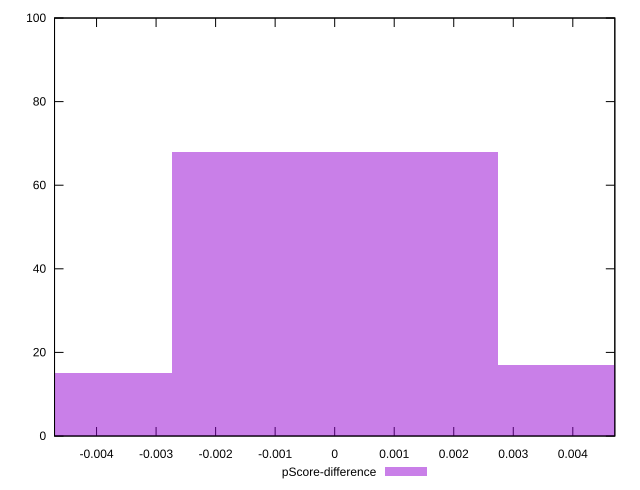

Generate this figure with gnuplot:
reset

$pScoreDifference <<EOF
0.005475457554775907 17
0 68
-0.005475457554775907 15
EOF

set key outside below
set boxwidth 0.005475457554775907
set xrange [-0.004705882352941192:0.004705882352941171]
set yrange [0:100]
set trange [0:100]
set style fill transparent solid 0.5 noborder
set terminal svg size 640, 490 enhanced background rgb 'white'
set output "report/report_00029_2021-02-24T13-36-40.390Z/uses-text-compression/samples/agenda/pScore-difference/histogram.svg"

plot $pScoreDifference title "pScore-difference" with boxes

reset
